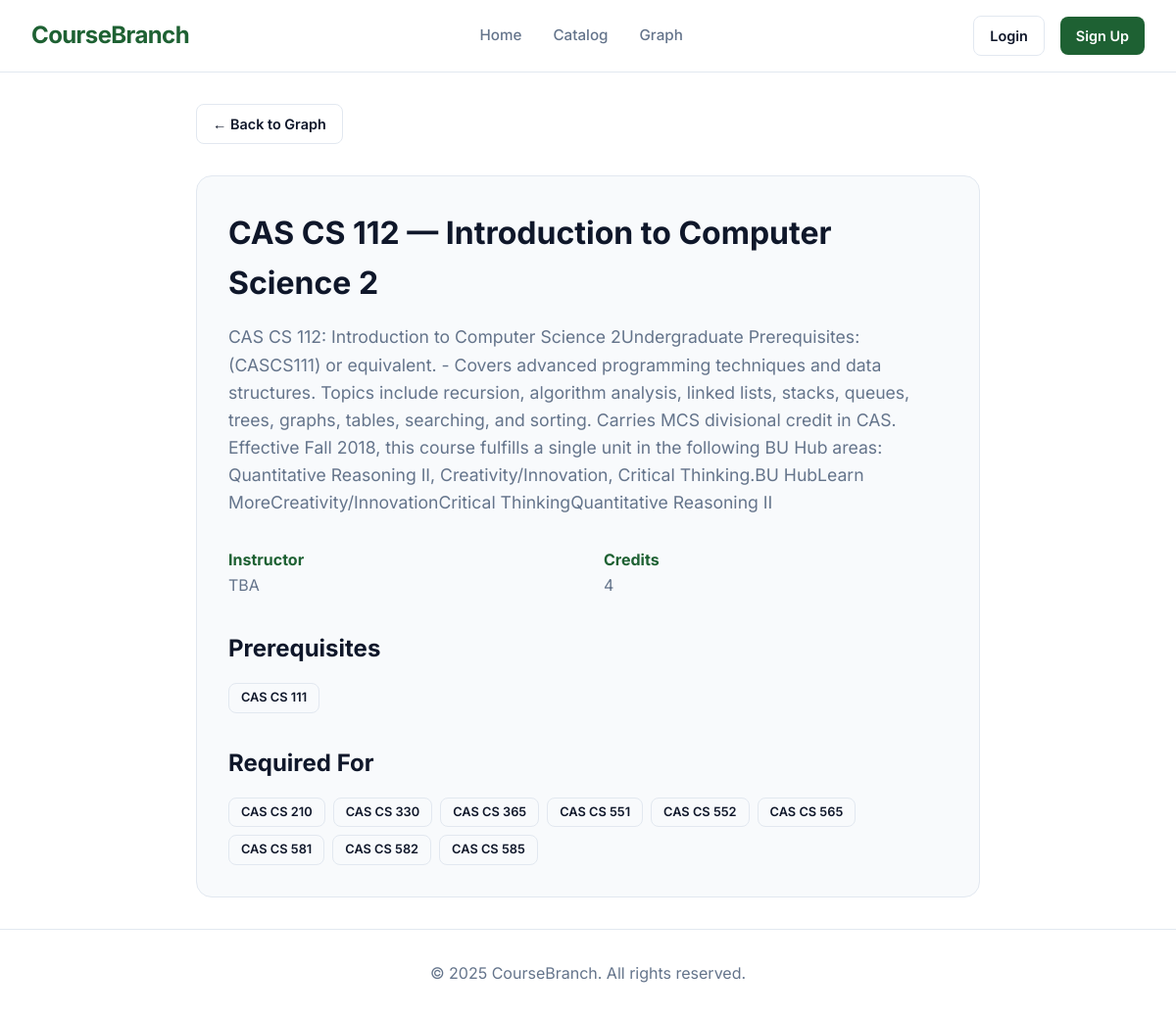
/catalog/course/CAS CS 112/, run on the app's committed database.
### catalog/models.py (models this page shows, shortened)
class Course(models.Model):
    college = models.ForeignKey(
        College, on_delete=models.CASCADE, related_name="courses"
    )
    code = models.CharField(max_length=20, unique=True)
    name = models.CharField(max_length=200)
    description = models.TextField()
    instructor = models.CharField(max_length=100)
    credits = models.IntegerField()
    prerequisites = models.ManyToManyField(
        'self',
        symmetrical=False,
        blank=True,
        related_name='required_for'
    )

### catalog/views.py (the view)
# urls.py: path('course/<str:code>/', views.course_detail_view, name='course_detail'),
def course_detail_view(request, code):
    course = get_object_or_404(Course, code=code)
    return render(request, "catalog/course_detail.html", {
        "course": course,
        "prereqs": course.prerequisites.all(),
        "postreqs": Course.objects.filter(prerequisites=course)
    })

### catalog/templates/catalog/course_detail.html (shortened to what this page needs)
{% extends 'base.html' %}
{% block content %}
<div style="max-width: 800px; margin: 0 auto;">
    <a href="/catalog/tree/" class="btn btn-outline" style="margin-bottom: 2rem; display: inline-block;">&larr; Back to Graph</a>
    <div class="feature-card">
        <h1 style="margin-bottom: 1rem; color: var(--text-color);">{{ course.code }} — {{ course.name }}</h1>
        <p style="font-size: 1.1rem; margin-bottom: 2rem; color: var(--text-muted);">{{ course.description }}</p>
        <div style="display: grid; grid-template-columns: 1fr 1fr; gap: 2rem; margin-bottom: 2rem;">
            <div>
                <strong style="color: var(--primary-color);">Instructor</strong>
                <p>{{ course.instructor }}</p>
            </div>
            <div>
                <strong style="color: var(--primary-color);">Credits</strong>
                <p>{{ course.credits }}</p>
            </div>
        </div>
        <div style="margin-bottom: 2rem;">
            <h3 style="margin-bottom: 1rem;">Prerequisites</h3>
            <div style="display: flex; gap: 0.5rem; flex-wrap: wrap;">
                {% if prereqs %}
                    {% for p in prereqs %}
                        <a href="{% url 'course_detail' p.id %}" class="btn btn-outline" style="font-size: 0.8rem; padding: 0.25rem 0.75rem;">{{ p.code }}</a>
                    {% endfor %}
                {% else %}
                    <p style="color: var(--text-muted);">No prerequisites</p>
                {% endif %}
            </div>
        </div>
        <div>
            <h3 style="margin-bottom: 1rem;">Required For</h3>
            <div style="display: flex; gap: 0.5rem; flex-wrap: wrap;">
                {% if postreqs %}
                    {% for c in postreqs %}
                        <a href="{% url 'course_detail' c.id %}" class="btn btn-outline" style="font-size: 0.8rem; padding: 0.25rem 0.75rem;">{{ c.code }}</a>
                    {% endfor %}
                {% else %}
                    <p style="color: var(--text-muted);">Does not unlock other courses</p>
                {% endif %}
            </div>
        </div>
    </div>
</div>
{% endblock %}

### static/css/variables.css (style rules this page uses)
:root { --dark-emerald: #1e6133; --periwinkle: #d8dcff; --dark-wine: #7b2d26; --primary-color: var(--dark-emerald); --primary-hover: #145028; --secondary-color: var(--dark-wine); --accent-color: var(--periwinkle); --background-color: #ffffff; --surface-color: #f8fafc; --text-color: #0f172a; --text-muted: #64748b; --border-color: #e2e8f0; --font-main: 'Inter', sans-serif; --shadow-sm: 0 1px 2px 0 rgb(0 0 0 / 0.05); --shadow-md: 0 4px 6px -1px rgb(0 0 0 / 0.1), 0 2px 4px -2px rgb(0 0 0 / 0.1); --shadow-lg: 0 10px 15px -3px rgb(0 0 0 / 0.1), 0 4px 6px -4px rgb(0 0 0 / 0.1); --graph-bg: #0f172a; --graph-legend-bg: #ffffff; --graph-node-default: #64748b; --graph-node-selected: #a855f7; --graph-node-prereq: #22c55e; --graph-node-text: #0f172a; --graph-node-border: #475569; --graph-node-prereq-border: #15803d; --graph-edge-color: #94a3b8; --graph-edge-highlight: #0ea5e9; --graph-boundary-color: #8b5cf6; --graph-boundary-bg: rgba(139, 92, 246, 0.08); --graph-muted-node: #94a3b8; --graph-level-100: #0ea5e9; --graph-level-200: #10b981; --graph-level-300: #fbbf24; --graph-level-400: #ec4899; --graph-level-500: #8b5cf6; }

### static/css/style.css (style rules this page uses)
* { box-sizing: border-box; margin: 0; padding: 0; }
body { font-family: var(--font-main); background-color: var(--background-color); color: var(--text-color); line-height: 1.6; min-height: 100vh; display: flex; flex-direction: column; }
a { color: inherit; text-decoration: none; transition: color 0.2s; }
.btn { padding: 0.5rem 1rem; border-radius: 0.5rem; font-weight: 600; font-size: 0.9rem; cursor: pointer; transition: all 0.2s; border: none; }
.btn-outline { background-color: transparent; border: 1px solid var(--border-color); color: var(--text-color); }
.feature-card { background-color: var(--surface-color); border: 1px solid var(--border-color); border-radius: 1rem; padding: 2rem; transition: transform 0.2s, border-color 0.2s; }
.feature-card h3 { font-size: 1.5rem; margin-bottom: 1rem; color: var(--text-color); }
.feature-card p { color: var(--text-muted); }

### data on the page
Course: code "CAS CS 112", name "Introduction to Computer Science 2", description "CAS CS 112: Introduction to Computer Science 2Undergraduate Prerequisites: (CASCS111) or equivalent. - Covers advanced programming techniques and data structures. Topics include recursion, algorithm analysis, linked lists, stacks, queues, trees, graphs, tables, searching, and sorting. Carries MCS divisional credit in CAS. Effective Fall 2018, this course fulfills a single unit in the following BU Hub areas: Quantitative Reasoning II, Creativity/Innovation, Critical Thinking.BU HubLearn MoreCreativity/InnovationCritical ThinkingQuantitative Reasoning II", instructor "TBA", credits "4"
Course: code "CAS CS 111"
Course: code "CAS CS 210"
Course: code "CAS CS 330"
Course: code "CAS CS 365"
Course: code "CAS CS 551"
Course: code "CAS CS 552"
Course: code "CAS CS 565"
Course: code "CAS CS 581"
Course: code "CAS CS 582"
Course: code "CAS CS 585"
